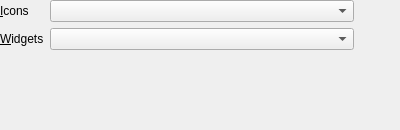
<?xml version="1.0" encoding="UTF-8"?>
<ui version="4.0">
 <class>ThemeCustomizationWidget</class>
 <widget class="QWidget" name="ThemeCustomizationWidget">
  <property name="geometry">
   <rect>
    <x>0</x>
    <y>0</y>
    <width>400</width>
    <height>130</height>
   </rect>
  </property>
  <property name="windowTitle">
   <string notr="true">Form</string>
  </property>
  <layout class="QFormLayout" name="formLayout">
   <property name="sizeConstraint">
    <enum>QLayout::SetMinimumSize</enum>
   </property>
   <property name="leftMargin">
    <number>0</number>
   </property>
   <property name="topMargin">
    <number>0</number>
   </property>
   <property name="rightMargin">
    <number>0</number>
   </property>
   <property name="bottomMargin">
    <number>0</number>
   </property>
   <item row="0" column="0">
    <widget class="QLabel" name="iconsLabel">
     <property name="text">
      <string>&amp;Icons</string>
     </property>
     <property name="buddy">
      <cstring>iconsComboBox</cstring>
     </property>
    </widget>
   </item>
   <item row="0" column="1">
    <layout class="QHBoxLayout" name="iconsLayout">
     <item>
      <widget class="QComboBox" name="iconsComboBox">
       <property name="sizePolicy">
        <sizepolicy hsizetype="Expanding" vsizetype="Fixed">
         <horstretch>0</horstretch>
         <verstretch>0</verstretch>
        </sizepolicy>
       </property>
       <property name="focusPolicy">
        <enum>Qt::StrongFocus</enum>
       </property>
      </widget>
     </item>
     <item>
      <widget class="QPushButton" name="iconsFolder">
       <property name="toolTip">
        <string>View icon themes folder.</string>
       </property>
       <property name="text">
        <string/>
       </property>
       <property name="icon">
        <iconset theme="viewfolder">
         <normaloff>.</normaloff>.</iconset>
       </property>
       <property name="flat">
        <bool>true</bool>
       </property>
      </widget>
     </item>
    </layout>
   </item>
   <item row="1" column="0">
    <widget class="QLabel" name="widgetStyleLabel">
     <property name="text">
      <string>&amp;Widgets</string>
     </property>
     <property name="buddy">
      <cstring>widgetStyleComboBox</cstring>
     </property>
    </widget>
   </item>
   <item row="1" column="1">
    <layout class="QHBoxLayout" name="widgetStyleLayout">
     <item>
      <widget class="QComboBox" name="widgetStyleComboBox">
       <property name="sizePolicy">
        <sizepolicy hsizetype="Expanding" vsizetype="Fixed">
         <horstretch>0</horstretch>
         <verstretch>0</verstretch>
        </sizepolicy>
       </property>
       <property name="focusPolicy">
        <enum>Qt::StrongFocus</enum>
       </property>
      </widget>
     </item>
     <item>
      <widget class="QPushButton" name="widgetStyleFolder">
       <property name="toolTip">
        <string>View widget themes folder.</string>
       </property>
       <property name="text">
        <string/>
       </property>
       <property name="icon">
        <iconset theme="viewfolder">
         <normaloff>.</normaloff>.</iconset>
       </property>
       <property name="flat">
        <bool>true</bool>
       </property>
      </widget>
     </item>
    </layout>
   </item>
  </layout>
 </widget>
 <resources/>
 <connections/>
</ui>
